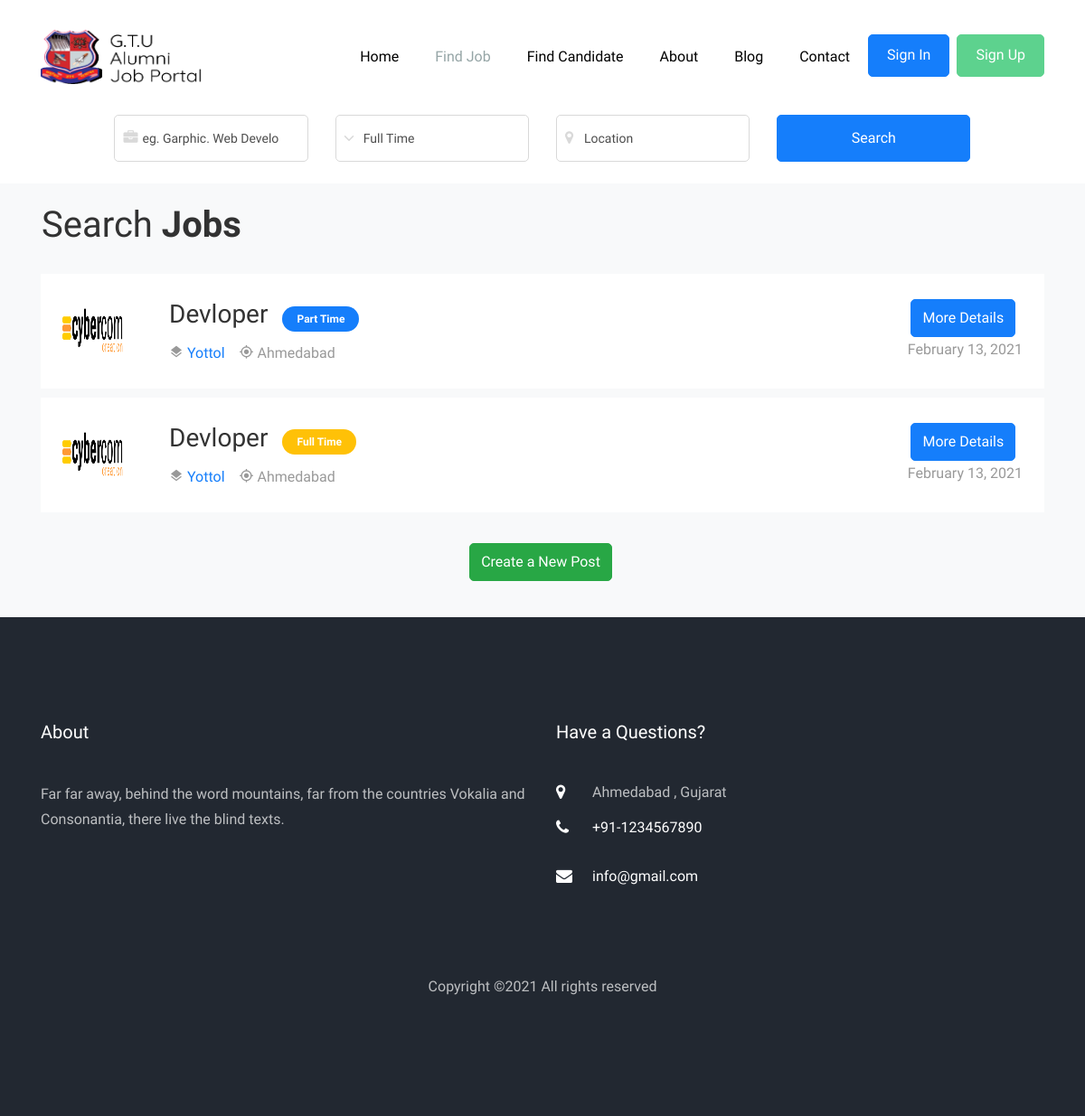
/search_details.php, run on the app's committed database.
### tables this page shows
CREATE TABLE `job_post` (
  `id` int(11) NOT NULL,
  `job_title` varchar(255) NOT NULL,
  `job_ctc` varchar(255) NOT NULL,
  `job_deadlinedate` varchar(255) NOT NULL,
  `job_vacancies` int(255) NOT NULL,
  `job_type` varchar(255) NOT NULL,
  `job_location` varchar(255) NOT NULL,
  `exam_url` varchar(255) NOT NULL,
  `job_eligiblity` varchar(255) NOT NULL,
  `job_description` varchar(255) NOT NULL,
  `status` int(1) NOT NULL,
  `created_by` varchar(255) NOT NULL,
  `created_time` timestamp(6) NOT NULL DEFAULT current_timestamp(6)
);

CREATE TABLE `company` (
  `id` int(11) NOT NULL,
  `firstname` varchar(255) NOT NULL,
  `middlename` varchar(255) NOT NULL,
  `lastname` varchar(255) NOT NULL,
  `email` varchar(255) NOT NULL,
  `password` varchar(255) NOT NULL,
  `contactnumber` varchar(255) NOT NULL,
  `company_name` varchar(255) NOT NULL,
  `company_website` varchar(255) NOT NULL,
  `company_about` varchar(255) NOT NULL,
  `company_contry` varchar(255) NOT NULL,
  `company_state` varchar(255) NOT NULL,
  `company_district` varchar(255) NOT NULL,
  `whatsapp` varchar(255) NOT NULL,
  `facebook` varchar(255) NOT NULL,
  `linkedin` varchar(255) NOT NULL,
  `company_logo` varchar(255) NOT NULL,
  `status` int(1) NOT NULL,
  `created_time` timestamp(6) NOT NULL DEFAULT current_timestamp(6)
);

CREATE TABLE `page` (
  `id` int(11) NOT NULL,
  `about_info` varchar(255) NOT NULL,
  `contact_address` varchar(255) NOT NULL,
  `contact_number` varchar(255) NOT NULL,
  `contact_email` varchar(255) NOT NULL,
  `contact_website` varchar(255) NOT NULL
);

### search_details.php (the view, shortened to what the rows shown need)
    <?php
      include 'header.php';
      $job_category = '';
      $job_type = '';
      $job_location = '';
      $employee_name = '';
      $employee_location = '';
      $employee_skill = '';
      $type='Company';
      if ($type == 'Employee') {
        $total_candidate = total_candidate($conn,'',2,'id',$employee_name,$employee_location,$employee_skill);
        $stayle_number = 3;
      } else if ($type == 'Company') {
        $allpost_job = employee_total_post_job($conn,10,'job_deadlinedate',$job_category,$job_type,$job_location);
      }
    ?>
    <?php
      include 'navigation.php';
    ?>
    <section class="ftco-section bg-light" style="padding: 1rem 0;">
      <div class="container">
        <div class="row">
          <div class="col-md-12 heading-section text-left ftco-animate fadeInUp ftco-animated pl-3">
            <h2 class="mb-4"><span>Search</span> Jobs</h2>
          </div>
        </div>
        <?php
          if ($type == 'Employee') {
          ?>
            <div class="row">
              <?php
                while ($row = mysqli_fetch_array($total_candidate))
                {
                  ?>
                    <div class="col-md-12 ftco-animate">
                      <div class="job-post-item bg-white p-4 d-block d-md-flex align-items-center">
                        <div class="mb-4 mb-md-0 mr-5">
                          <div class="job-post-item-header d-flex align-items-center">
                            <h2 class="mr-3 text-black h3"><?php echo $row['firstname'].' '.$row['middlename'].' '.$row['lastname'];?></h2>
                          </div>
                          <div class="job-post-item-body d-block d-md-flex">
                            <div class="mr-3"><span class="icon-layers"></span> <a><?php echo $row['colleagename'];?></a></div>
                            <div><span class="icon-my_location"></span> <span><?php echo $row['district'].','.$row['state'];?></span></div>
                          </div>
                        </div>
                        <div class="ml-auto d-flex">
                          <a href="job-single.html" class="btn btn-primary py-2 mr-1">More Details</a>
                        </div>
                      </div>
                    </div>
                  <?php
                }
              ?>
              <div class="col-md-12 ftco-animate">
                <div class="p-4 d-block align-items-center">
                  <div class="justify-content-center align-items-center d-flex">
                    <a href="signup.php" class="btn btn-success py-2 mr-1">Create a New Account</a>
                  </div>
                </div>
              </div>
            </div>
            <?php
          } else if ($type == 'Company') {
          ?>
            <div class="row">
              <?php
                while ($row = mysqli_fetch_array($allpost_job))
                {
                  $color_value = color_label($row['job_type']);
                  ?>
                    <div class="col-md-12 ftco-animate">
                      <div class="job-post-item bg-white p-4 d-block d-md-flex align-items-center">
                        <div class="d-flex mr-5">
                          <a href="<?php echo $row['company_website']; ?>" target = "_blank"><img src="<?php echo Company_Logo_Url.$row['company_logo']; ?>" alt="<?php echo $row['company_name']; ?>" style = 'background-size: cover;width:70px;height:70px;'></a>
                        </div>
                        <div class="mb-4 mb-md-0 mr-5">
                          <div class="job-post-item-header d-flex align-items-center">
                            <h2 class="mr-3 text-black h3"><?php echo $row['job_title'];?></h2>
                            <div class="badge-wrap">
                             <span class="<?php echo $color_value; ?> text-white badge py-2 px-3"><?php echo $row['job_type'];?></span>
                            </div>
                          </div>
                          <div class="job-post-item-body d-block d-md-flex">
                            <div class="mr-3"><span class="icon-layers"></span> <a href="<?php echo $row['company_website'];?>" target="_blank"><?php echo $row['company_name'];?></a></div>
                            <div><span class="icon-my_location"></span> <span><?php echo $row['job_location'];?></span></div>
                          </div>
                        </div>
                        <div class="ml-auto d-flex justify-content-center align-items-center flex-column">
                          <a href="job_details.php?post_id=<?php echo $row['id']; ?>" class="btn btn-primary py-2 mr-1">More Details</a>
                          <span><?php echo date("F d, Y",strtotime($row['job_deadlinedate']));?></span>
                        </div>
                      </div>
                    </div>
                  <?php
                }
              ?>
            </div>
          <?php
          }
        ?>
      </div>
    </section>
<?php
      include 'footer.php';
    ?>

### footer.php (shortened to what the rows shown need)
<?php
  $editAbout = admin_get_field($conn,'about_info');
  $editContactAddress = admin_get_field($conn,'contact_address');
  $editContactNumber = admin_get_field($conn,'contact_number');
  $editContactEmail = admin_get_field($conn,'contact_email');
?>
<footer class="ftco-footer ftco-bg-dark ftco-section">
      <div class="container">
        <div class="row mb-5">
          <div class="col-md">
             <div class="ftco-footer-widget mb-4">
              <h2 class="ftco-heading-2">About</h2>
              <p><?php echo $editAbout;?></p>
              <ul class="ftco-footer-social list-unstyled float-md-left float-lft mt-3">
              </ul>
            </div>
          </div>
          <div class="col-md">
            <div class="ftco-footer-widget mb-4">
              <h2 class="ftco-heading-2">Have a Questions?</h2>
              <div class="block-23 mb-3">
                <ul>
                  <li><span class="icon icon-map-marker"></span><span class="text"><?php echo $editContactAddress;?></span></li>
                  <li><a href="javascript:void(0)"><span class="icon icon-phone"></span><span class="text">+91-<?php echo $editContactNumber;?></span></a></li>
                  <li><a href="javascript:void(0)"><span class="icon icon-envelope"></span><span class="text"><?php echo $editContactEmail;?></span></a></li>
                </ul>
              </div>
            </div>
          </div>
        </div>
      </div>
    </footer>
  </body>
</html>

### data on the page
job_post: company.company_logo (picture), job_title "Devloper", job_type "Part Time", company.company_name "Yottol", job_location "Ahmedabad", job_deadlinedate "February 13, 2021"
job_post: company.company_logo (picture), job_title "Devloper", job_type "Full Time", company.company_name "Yottol", job_location "Ahmedabad", job_deadlinedate "February 13, 2021"
page: about_info "Far far away, behind the word mountains, far from the countries Vokalia and Consonantia, there live the blind texts.", contact_address "Ahmedabad , Gujarat", contact_number "1234567890", contact_email "info@gmail.com"
